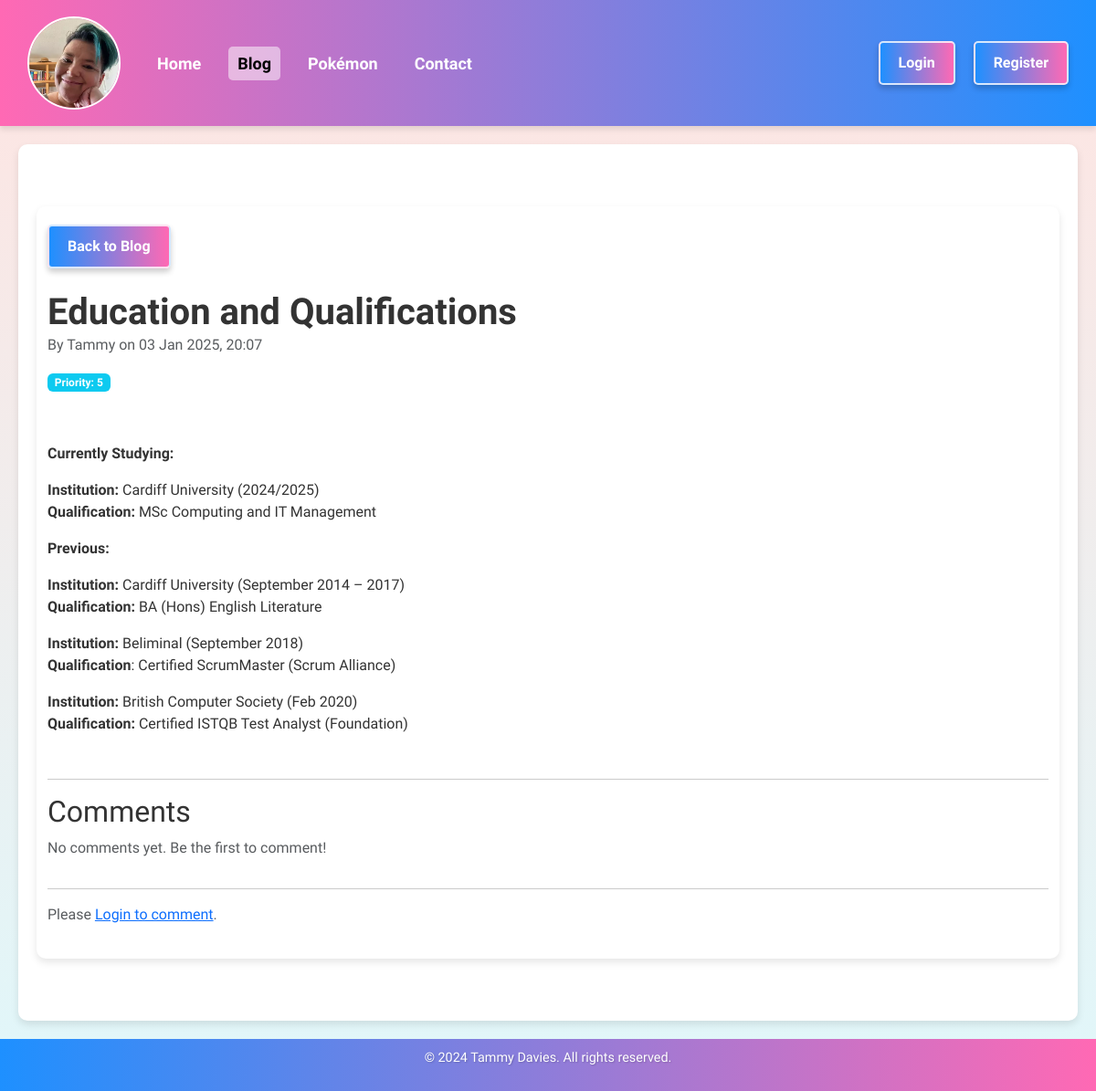
Page /blog/12 on the committed database.
### app/blog/database/models/blog_post.py (models this page shows)
class BlogPost(db.Model):
    id = db.Column(db.Integer, primary_key=True)
    title = db.Column(db.String(100), nullable=False)
    content = db.Column(db.Text, nullable=False)
    timestamp = db.Column(db.DateTime, default=datetime.utcnow)
    priority = db.Column(db.Integer, default=0)
    author = db.Column(db.String(50), nullable=False)
    summary = db.Column(db.String(255), nullable=True)
    repository_url = db.Column(db.String(255), nullable=True)
    live_demo_url = db.Column(db.String(255), nullable=True)
    comments = db.relationship(
        "Comment", backref="post", cascade="all, delete-orphan", lazy=True
    )

### app/blog/routes/post_detail.py (the view, shortened to what this page needs)
def post_detail(post_id):
    post = BlogPost.query.get_or_404(post_id)
    form = CommentForm()
    comments = (
        Comment.query.filter_by(post_id=post.id)
        .order_by(Comment.timestamp.desc())
        .all()
    )
    rendered_content = Markup(
        markdown.markdown(post.content, extensions=["fenced_code", "codehilite"])
    )
    return render_template(
        "blog_post_detail.html",
        post=post,
        content=rendered_content,
        form=form,
        comments=comments,
    )

### app/authentication/database/is_admin.py (called while the page is built)
def is_admin():
    return current_user.is_authenticated and current_user.email == "tammy@tsdavies.com"

### app/blog/templates/blog_post_detail.html (shortened to what this page needs)
{% extends "page_template.html" %} {% block content %}
    <main class="container my-5">
        <div class="mb-4">
            <a
                    href="{{ url_for('blog.blog') }}"
                    class="btn btn-outline-secondary"
                    aria-label="Back to Blog"
                    title="Back to Blog"
            >
                 Back to Blog
            </a>
        </div>
        <div class="row align-items-center mb-4">
            <div class="col-12 col-md-8 text-center text-md-start">
                <h1 class="mb-0">{{ post.title }}</h1>
                <p class="text-muted">
                    By {{ post.author or 'Anonymous' }} on {{ post.timestamp|format_datetime }}
                </p>
                {% if post.priority %}
                    <p class="badge bg-info">Priority: {{ post.priority }}</p>
                {% endif %}
            </div>
        </div>
        <p class="lead">{{ post.content|markdown|safe }}</p>
        <hr/>
        <div class="comments-section">
            <h2 class="section-heading">Comments</h2>
            {% if post.comments and post.comments|length > 0 %}
                <ul class="list-group">
                    {% for comment in post.comments %}
                        <li class="list-group-item d-flex justify-content-between align-items-center">
                <span>
                    {{ comment.content }} - <strong>{{ comment.author or 'Anonymous' }}</strong>
                </span>
                            {% if current_user.is_authenticated %}
                                <a
                                        href="{{ url_for('blog.delete_comment', comment_id=comment.id) }}"
                                        class="btn btn-sm btn-outline-danger"
                                        onclick="return confirm('Are you sure you want to delete this comment?');"
                                >
                                    <i class="bi bi-x-circle"></i> Delete
                                </a>
                            {% endif %}
                        </li>
                    {% endfor %}
                </ul>
            {% else %}
                <p class="text-muted">No comments yet. Be the first to comment!</p>
            {% endif %}
        </div>
        <hr/>
        {% if current_user.is_authenticated %}
            <div class="add-comment">
                <h3 class="section-heading">Add a Comment</h3>
                <p class="text-muted">
                    Comment as <strong>{{ current_user.username }}</strong>
                </p>
                <form
                        class="needs-validation"
                        novalidate
                        method="POST"
                        action="{{ url_for('blog.post_detail', post_id=post.id) }}"
                >
                    {{ form.hidden_tag() }}
                    <div class="mb-3">
                        {{ form.content.label(class="form-label") }}
                        {{ form.content(class="form-control", rows=5) }}
                        <div class="invalid-feedback">Please enter your comment.</div>
                    </div>
                    <div class="text-center">{{ form.submit(class="btn btn-primary") }}</div>
                </form>
            </div>
        {% else %}
            <p class="text-muted">
                Please <a href="{{ url_for('authentication.login') }}">Login to comment</a>.
            </p>
        {% endif %}
    </main>
{% endblock %}

### app/static/css/style.css (style rules this page uses)
body { margin: 0; padding: 0; font-family: "Prompt", "Roboto", Arial, sans-serif; background: linear-gradient(to bottom, #ffe4e1, #e0f7fa); color: #333; display: flex; flex-direction: column; min-height: 100vh; }
main { flex: 1; display: flex; flex-direction: column; justify-content: center; padding: 20px; background: white; border-radius: 10px; box-shadow: 0 4px 8px rgba(0, 0, 0, 0.1); max-width: 1200px; margin: 20px auto; width: calc(100% - 40px); }
h1 { font-family: 'Prompt', sans-serif; font-size: 2.5rem; font-weight: bold; color: #333; margin-bottom: 1rem; }

### app/static/css/buttons.css (style rules this page uses)
.btn { background: linear-gradient(90deg, #1e90ff, #ff69b4); color: white; border: 2px solid #ffffffcc; padding: 10px 20px; border-radius: 5px; font-weight: bold; cursor: pointer; transition: background 0.3s, box-shadow 0.3s, transform 0.2s; box-shadow: 0 4px 6px rgba(0, 0, 0, 0.2); }
.btn-outline-secondary { background: linear-gradient(90deg,#1e90ff, #ff69b4 ); color: white; border: 2px solid #ffffffcc; padding: 10px 20px; border-radius: 5px; font-weight: bold; cursor: pointer; transition: background 0.3s, color 0.3s, box-shadow 0.3s, transform 0.2s; box-shadow: 0 4px 6px rgba(0, 0, 0, 0.2); }

### rows in the picture
BlogPost: title "Education and Qualifications", author "Tammy", timestamp "03 Jan 2025, 20:07", priority "5", content "Currently Studying: Institution: Cardiff University (2024/2025) Qualification: MSc Computing and IT Management Previous: Institution: Cardiff University (September 2014 – 2017) Qualification: BA (Hons) English Literature Institution: Beliminal (September 2018) Qualification : Certified ScrumMaster (Scrum Alliance) Institution: British Computer Society (Feb 2020) Qualification: Certified ISTQB Test Analyst (Foundation)"
